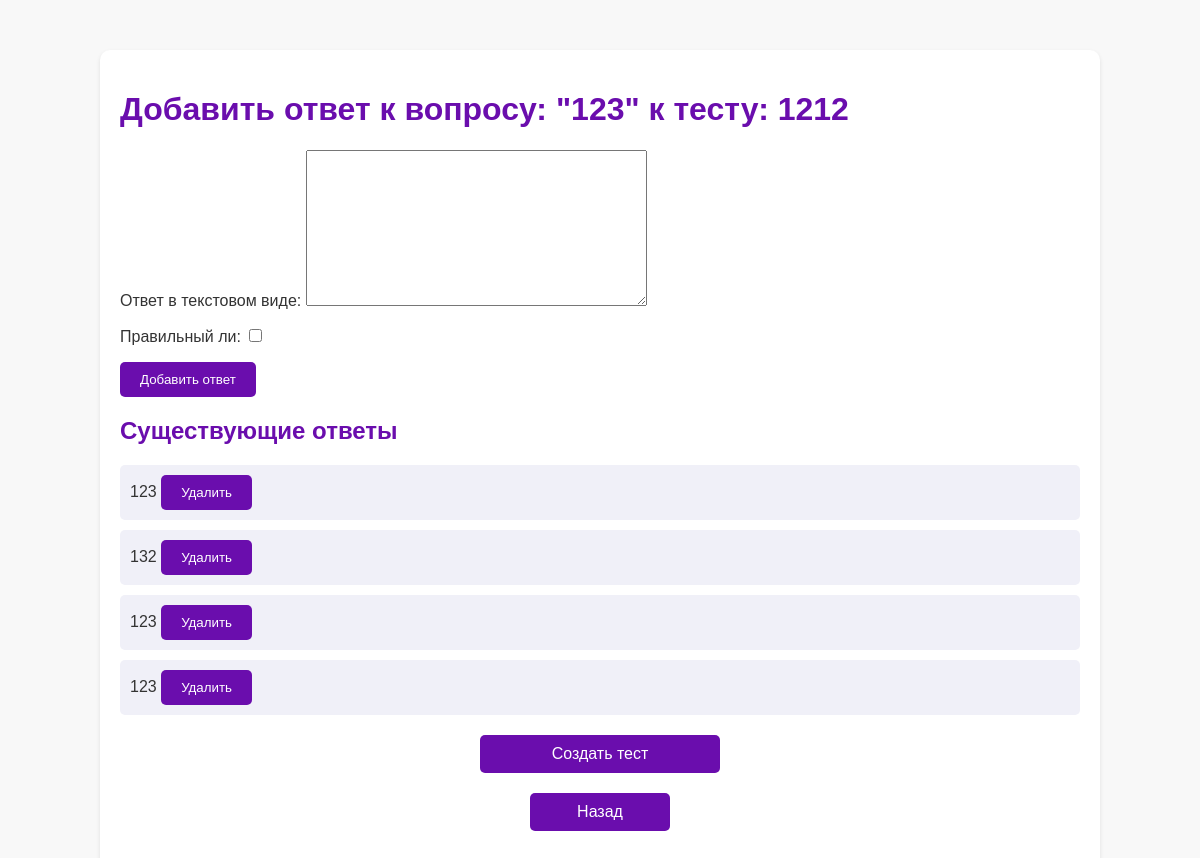
Page /add_answers/14/21/ (signed in) on the committed database.
### tests/models.py (models this page shows, shortened)
class Question(models.Model):
    question = models.CharField(max_length=255)
    image = models.ImageField(upload_to='questions/', blank=True, null=True)
    test = models.ForeignKey('Test', related_name='questions', on_delete=models.CASCADE)

class Test(models.Model):
    title = models.CharField(max_length=100)
    description = models.TextField()
    author = models.ForeignKey(User, on_delete=models.CASCADE)
    is_published = models.BooleanField(default=False)

class Answer(models.Model):
    answer_text = models.TextField('Ответ в текстовом виде')
    answer_img = models.ImageField(upload_to='answers/', blank=True, null=True)
    answer_test = models.BooleanField(default=False)
    question = models.ForeignKey(Question, related_name='answers', on_delete=models.CASCADE)
    user = models.ForeignKey(User, on_delete=models.CASCADE)
    is_correct = models.BooleanField(default=False)

### tests/views.py (the view)
# urls.py: path('add_answers/<int:test_id>/<int:question_id>/', views.add_answers, name='add_answers'),
@login_required(login_url='not_authorized/')
def add_answers(request, test_id, question_id):
    test = get_object_or_404(Test, pk=test_id)
    question = get_object_or_404(Question, pk=question_id)
    if request.method == 'POST':
        answer_form = AnswerForm(request.POST, request.FILES)
        if answer_form.is_valid():
            answer = answer_form.save(commit=False)
            answer.question = question
            answer.user = request.user  # Присваиваем текущего пользователя
            answer.save()
            return redirect('add_answers', test_id=test_id, question_id=question_id)  # Обновляем страницу с теми же параметрами
    else:
        answer_form = AnswerForm()
        answers = Answer.objects.filter(question=question)  # Получаем уже добавленные ответы
    return render(request, 'answer_create.html', {
        'test': test,
        'question': question,
        'answer_form': answer_form,
        'answers': answers
    })

### tests/forms.py
class AnswerForm(forms.ModelForm):
    class Meta:
        model = Answer
        fields = ['answer_text', 'is_correct']
        labels = {
            'question': 'Вопрос',
            'user': 'Пользователь',
            'is_correct': 'Правильный ли'
        }

### templates/answer_create.html (shortened to what this page needs)
<!DOCTYPE html>
<html lang="en">
<head>
</head>
<body>
    <div class="container">
        <h1>Добавить ответ к вопросу: "{{ question.question }}" к тесту: {{ test.title }}</h1>
        <form method="post" enctype="multipart/form-data">
            {{ answer_form.as_p }}
            <button type="submit">Добавить ответ</button>
        </form>
        <h2>Существующие ответы</h2>
        <ul>
         {% for answer in answers %}
    <li>
        {{ answer.answer_text }}
        <form action="{% url 'delete_answer' answer.id %}" method="post" style="display: inline;">
            <button type="submit">Удалить</button>
        </form>
    </li>
    {% endfor %}
        </ul>
        <a href="{% url 'test_list' %}" class="btn-create-test">Создать тест</a>
        <a href="{% url 'add_questions' test.id %}" class="btn-back">Назад</a>
    </div>
</body>
</html>

### templates/answer_create.html (style rules this page uses)
body { font-family: Arial, sans-serif; background-color: #f8f8f8; color: #333; margin: 0; padding: 0; }
.container { width: 80%; margin: auto; padding: 20px; background-color: #fff; border-radius: 10px; box-shadow: 0 2px 4px rgba(0, 0, 0, 0.1); margin-top: 50px; }
h1, h2 { color: #6a0dad; }
form { margin-bottom: 20px; }
button { background-color: #6a0dad; color: #fff; border: none; padding: 10px 20px; border-radius: 5px; cursor: pointer; }
ul { list-style-type: none; padding: 0; }
li { margin-bottom: 10px; background-color: #f0f0f8; padding: 10px; border-radius: 5px; }
.btn-create-test { display: block; margin: 20px auto; background-color: #6a0dad; color: #fff; padding: 10px 20px; text-decoration: none; border-radius: 5px; text-align: center; width: 200px; }
.btn-back { display: block; margin: 20px auto; background-color: #6a0dad; color: #fff; padding: 10px 20px; text-decoration: none; border-radius: 5px; text-align: center; width: 100px; }

### rows in the picture
Question: question "123"
Test: title "1212"
Answer: answer_text "123"
Answer: answer_text "132"
Answer: answer_text "123"
Answer: answer_text "123"
